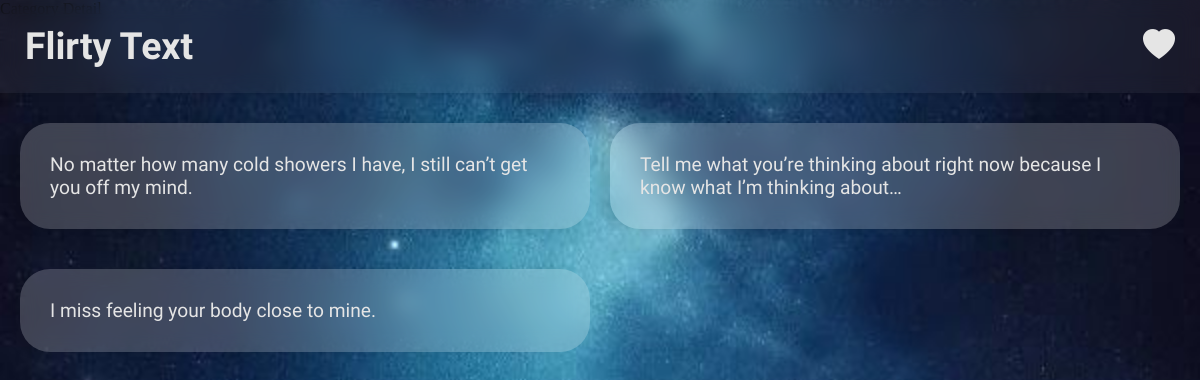
The page /category-quote/5/ on the database its author committed.
### main/models.py (models this page shows, shortened)
class Quote(models.Model):
    category:Category = models.ForeignKey(Category,on_delete=models.CASCADE)
    quote:str = models.TextField()
    favorite:bool = models.BooleanField(default=False)

### main/views.py (the view)
# urls.py: path("category-quote/<int:cat_id>/",views.cat_detail,name="cat_detail"),
def cat_detail(request:HttpRequest,cat_id:int) -> HttpResponse:
    quotes:Quote = Quote.objects.filter(category_id=cat_id)
    return render(request,"cat_detail.html",{"quotes":quotes})

### templates/cat_detail.html
{% extends "base.html" %} {% block title %} Category Detail {% endblock %}
{%block content %}
<main>
  <div class="container">
    {% for quote in quotes %}
    <div class="quote">
      <p class="quote-p" data-id="{{ quote.id }}">{{ quote.quote }}</p>
    </div>
    {% endfor %}
  </div>
</main>
{% endblock %}

### static/css/style.css (style rules this page uses)
* { padding: 0; margin: 0; box-sizing: border-box; }
body { background-image: url("../images/background.jpg"); object-fit: cover; background-size: cover; background-position: center; min-height: 100vh; }
@media (min-width: 800px) { .container { margin: 0 auto; display: grid; grid-gap: 20px; grid-template-columns: repeat(auto-fit, minmax(450px, 1fr)); } }

### rows shown on the page
Quote: quote "No matter how many cold showers I have, I still can’t get you off my mind."
Quote: quote "Tell me what you’re thinking about right now because I know what I’m thinking about…"
Quote: quote "I miss feeling your body close to mine."
